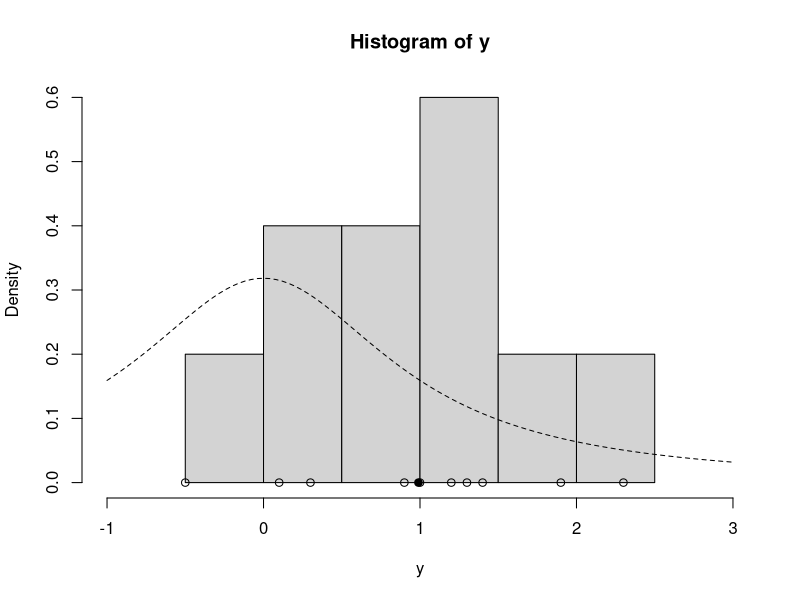
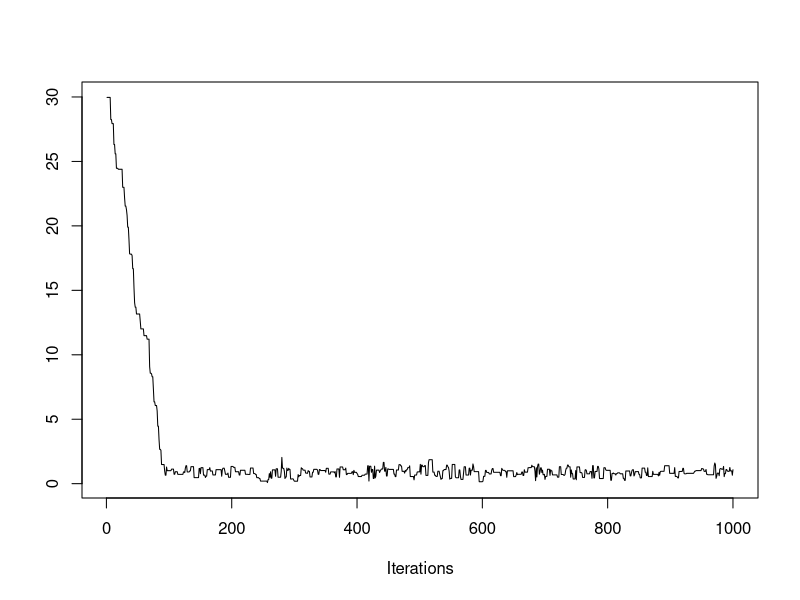
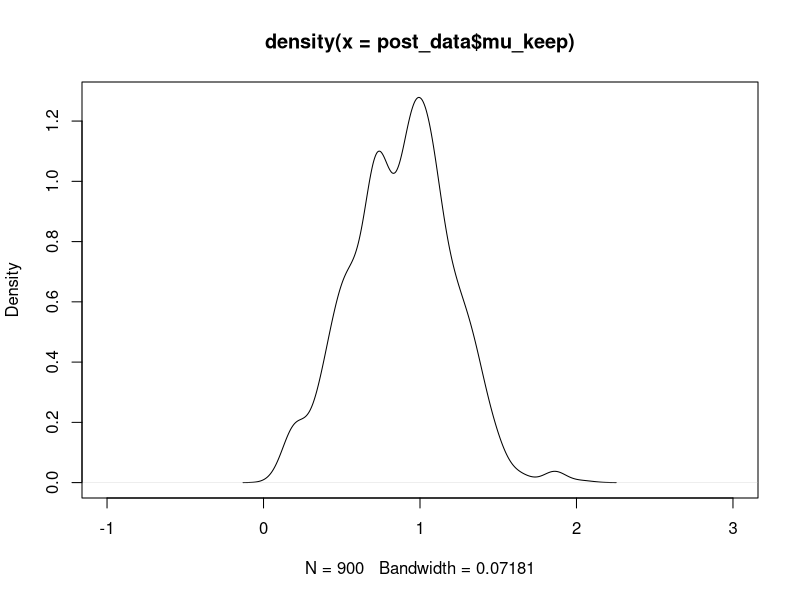

These figures' R source, in order:
lg = function(mu, n, ybar){
  mu2 = mu^2
  n * (ybar* mu - mu2 / 2.0) - log(1.0 + mu2)
}

# Metropolis- Hastings Algorithms
mh = function(n, ybar, n_iter, mu_init, cand_std){
  
  mu_out = numeric(n_iter)
  accept = 0
  
  mu_now = mu_init
  lg_now = lg(mu = mu_now, n=n, ybar = ybar)
  for (i in 1:n_iter){
    mu_candidate = rnorm(1, mean = mu_now, sd = cand_std) #draw out one sample from normal distrubution
    
    lg_cand = lg(mu = mu_candidate, n = n, ybar = ybar)
    lalpha = lg_cand - lg_now
    alpha = exp(lalpha)
    
    u = runif(1) #uniform distribution that takes value between 0 and 1
    if(u < alpha){
      mu_now = mu_candidate
      accept = accept + 1
      lg_now = lg_cand
    }
    mu_out[i] = mu_now
  }
  
  list(mu = mu_out, accept_rate = accept / n_iter)
}

#Set Up 

y = c(1.2, 1.4, -0.5, 0.3, 0.9, 2.3, 1.0, 0.1, 1.3, 1.9)
ybar = mean(y)
n = length(y)

hist(y, freq = FALSE, xlim = c(-1.0, 3.0))
points(y, rep(0.0, n))
points(ybar, 0.0, pch=19) #this is what the data says mu should be

# this the the prior for mu
curve(dt(x, df = 1), lty = 2, add = TRUE)

#posterior sampling
set.seed(43)
post_data = mh(n = n, ybar = ybar, n_iter = 1e3, mu_init = 30.0, cand_std = 0.9)

str(post_data)

install.packages("coda")
library("coda")

traceplot(as.mcmc(post_data$mu))


## posterior analysis
post_data$mu_keep = post_data$mu[-c(1:100)]
str(post_data)

plot(density(post_data$mu_keep), xlim = c(-1.0, 3.0))








